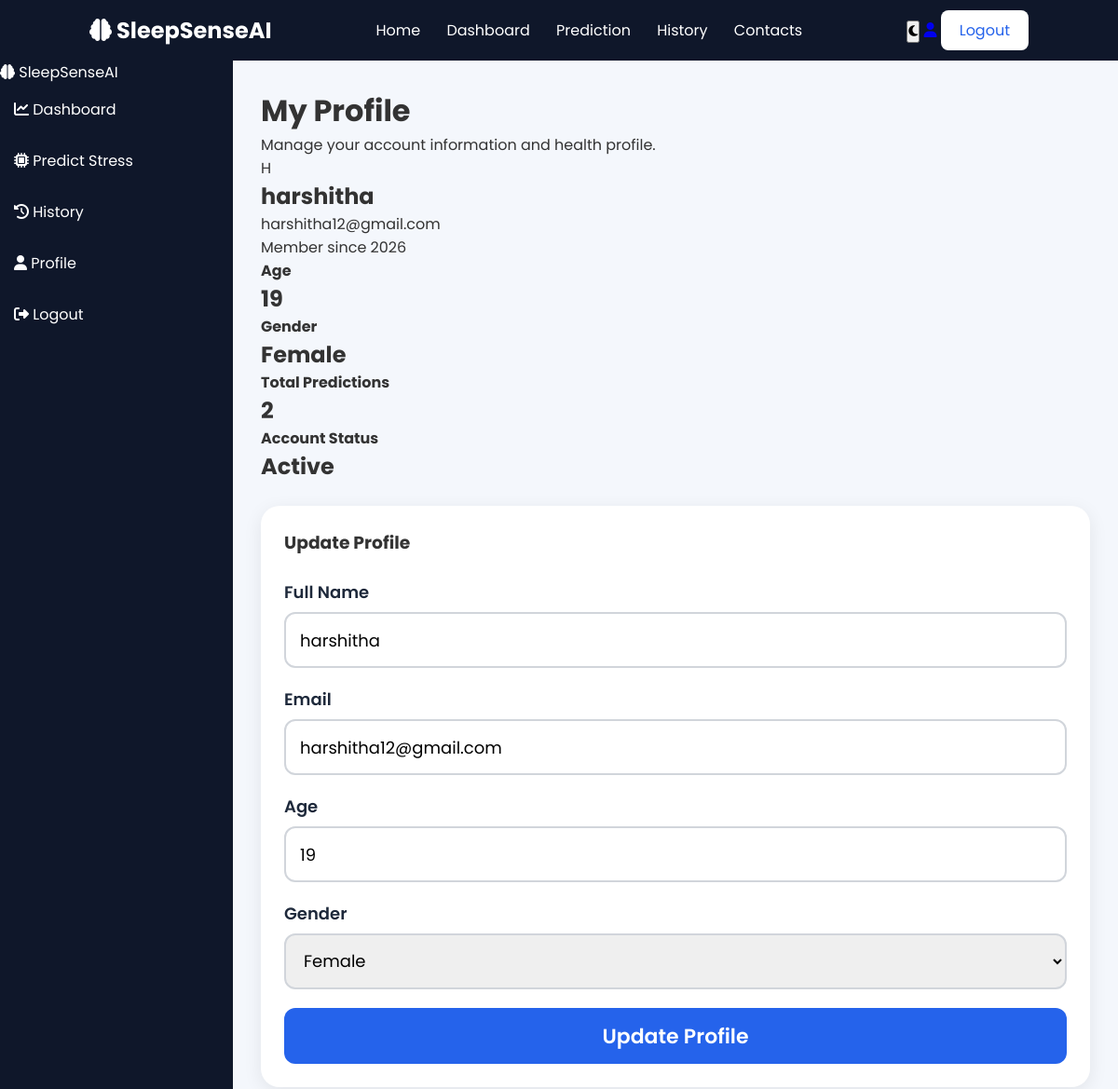
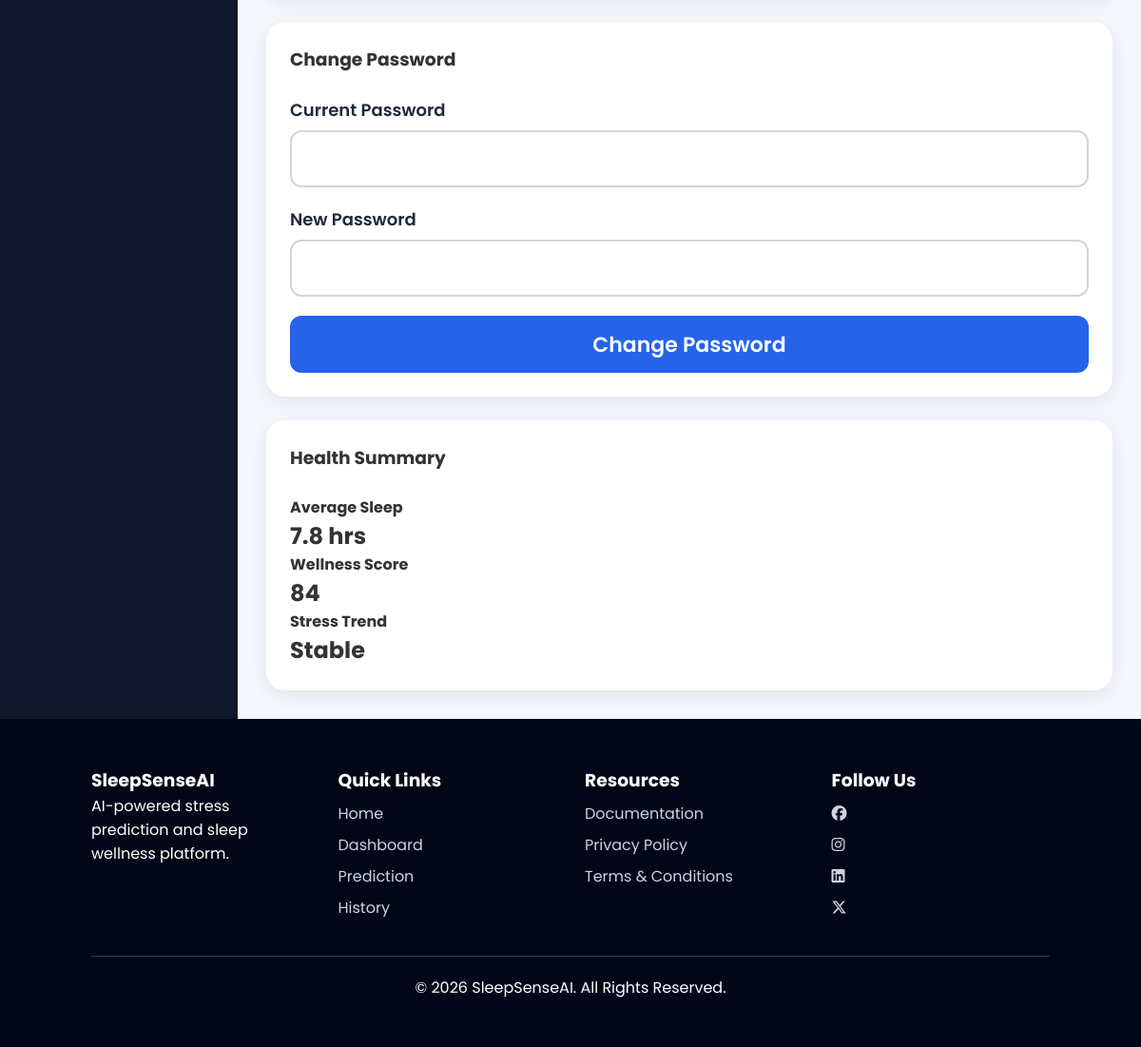
The app's page /profile (signed in) with its own data (2 pictures, top to bottom).
### tables this page shows
CREATE TABLE users (

    id INTEGER PRIMARY KEY AUTOINCREMENT,

    name TEXT NOT NULL,

    email TEXT UNIQUE NOT NULL,

    password TEXT NOT NULL,

    age INTEGER,

    gender TEXT,

    created_at TIMESTAMP DEFAULT CURRENT_TIMESTAMP

);

### app.py (the view)
@app.route("/profile")
def profile():
    if not login_required():
        return redirect(url_for("login"))
    conn = get_db_connection()
    try:
        user = conn.execute(
            "SELECT * FROM users WHERE id = ?",
            (session["user_id"],)
        ).fetchone()
        total_predictions = conn.execute(
            "SELECT COUNT(*) FROM predictions WHERE user_id = ?",
            (session["user_id"],)
        ).fetchone()[0]
    finally:
        conn.close()
    return render_template(
        "profile.html",
        user=user,
        total_predictions=total_predictions
    )

### app.py (called while the page is built)
def get_db_connection():
    conn = sqlite3.connect(DATABASE)
    conn.row_factory = sqlite3.Row
    conn.execute("PRAGMA foreign_keys = ON")
    return conn

def login_required():
    return "user_id" in session

### templates/profile.html (shortened to what this page needs)
{% extends "base.html" %}
{% block content %}
<div class="dashboard">
    <aside class="sidebar">
        <div class="sidebar-logo">
            <i class="fa-solid fa-brain"></i>
            SleepSenseAI
        </div>
        <div class="sidebar-menu">
            <a href="/dashboard">
                <i class="fa-solid fa-chart-line"></i>
                Dashboard
            </a>
            <a href="/predict">
                <i class="fa-solid fa-microchip"></i>
                Predict Stress
            </a>
            <a href="/history">
                <i class="fa-solid fa-clock-rotate-left"></i>
                History
            </a>
            <a href="/profile">
                <i class="fa-solid fa-user"></i>
                Profile
            </a>
            <a href="/logout">
                <i class="fa-solid fa-right-from-bracket"></i>
                Logout
            </a>
        </div>
    </aside>
    <main class="main-content">
        <div class="page-title">
            <h1>
                My Profile
            </h1>
            <p>
                Manage your account information and health profile.
            </p>
        </div>
        <div class="profile-card">
            <div class="profile-header">
                <div class="profile-avatar">
                    {{ user.name[0]|upper }}
                </div>
                <div class="profile-info">
                    <h2>
                        {{ user.name }}
                    </h2>
                    <p>
                        {{ user.email }}
                    </p>
                    <p>
                        Member since 2026
                    </p>
                </div>
            </div>
            <div class="profile-grid">
                <div class="dashboard-card">
                    <h4>Age</h4>
                    <h2>
                        {{ user.age }}
                    </h2>
                </div>
                <div class="dashboard-card">
                    <h4>Gender</h4>
                    <h2>
                        {{ user.gender }}
                    </h2>
                </div>
                <div class="dashboard-card">
                    <h4>Total Predictions</h4>
                    <h2>
                        {{ total_predictions }}
                    </h2>
                </div>
                <div class="dashboard-card">
                    <h4>Account Status</h4>
                    <h2>
                        Active
                    </h2>
                </div>
            </div>
        </div>
        <div
            class="chart-container"
            style="margin-top:25px;">
            <h3>
                Update Profile
            </h3>
            <br>
            <form method="POST" action="/update_profile">
                <div class="predict-grid">
                    <div class="form-group">
                        <label>
                            Full Name
                        </label>
                        <input
                            type="text"
                            name="name"
                            value="{{ user.name }}"
                            class="form-control">
                    </div>
                    <div class="form-group">
                        <label>
                            Email
                        </label>
                        <input
                            type="email"
                            name="email"
                            value="{{ user.email }}"
                            class="form-control">
                    </div>
                    <div class="form-group">
                        <label>
                            Age
                        </label>
                        <input
                            type="number"
                            name="age"
                            value="{{ user.age }}"
                            class="form-control">
                    </div>
                    <div class="form-group">
                        <label>
                            Gender
                        </label>
                        <select
                            name="gender"
                            class="form-control">
                            <option>
                                {{ user.gender }}
                            </option>
                        </select>
                    </div>
                </div>
                <button
                    type="submit"
                    class="btn-primary"
                    style="border:none;">
                    Update Profile
                </button>
            </form>
        </div>
        <div
            class="chart-container"
            style="margin-top:25px;">
            <h3>
                Change Password
            </h3>
            <br>
            <form method="POST" action="/change_password">
                <div class="predict-grid">
                    <div class="form-group">
                        <label>
                            Current Password
                        </label>
                        <input
                            type="password"
                            name="current_password"
                            class="form-control">
                    </div>
                    <div class="form-group">
                        <label>
                            New Password
                        </label>
                        <input
                            type="password"
                            name="new_password"
                            class="form-control">
                    </div>
                </div>
                <button
                    type="submit"
                    class="btn-primary"
                    style="border:none;">
                    Change Password
                </button>
            </form>
        </div>
        <div
            class="chart-container"
            style="margin-top:25px;">
            <h3>
                Health Summary
            </h3>
            <br>
            <div class="dashboard-cards">
                <div class="dashboard-card">
                    <h4>
                        Average Sleep
                    </h4>
                    <h2>
                        7.8 hrs
                    </h2>
                </div>
                <div class="dashboard-card">
                    <h4>
                        Wellness Score
                    </h4>
                    <h2>
                        84
                    </h2>
                </div>
                <div class="dashboard-card">
                    <h4>
                        Stress Trend
                    </h4>
                    <h2>
                        Stable
                    </h2>
                </div>
            </div>
        </div>
    </main>
</div>
{% endblock %}

### static/css/style.css (style rules this page uses)
* { margin:0; padding:0; box-sizing:border-box; font-family:'Poppins',sans-serif; }
body { background:#f4f7fc; color:#333; }
a { text-decoration:none; }
.btn-primary { background:#2563eb; color:white; padding:10px 20px; border-radius:8px; }
:root { --sand: #E8D5B7; --sage: #DCE8D7; --ivory: #FAF6EF; --forest: #34483A; --forest-dark: #26382D; --muted: #697468; --white: #FFFFFF; }
.form-control { width:100%; height:60px; padding:15px 20px; font-size:20px; border:2px solid #cbd5e1; border-radius:12px; outline:none; }
.form-control::placeholder { font-size:18px; color:#94a3b8; }
.form-group label { display:block; font-size:22px; font-weight:600; margin-bottom:10px; color:#1e293b; }
.btn-primary { width:100%; height:60px; font-size:22px; font-weight:600; border:none; border-radius:12px; background:#2563eb; color:white; cursor:pointer; }
.form-control { width:100%; padding:15px; font-size:18px; border:2px solid #d1d5db; border-radius:12px; }
.form-group { margin-bottom:20px; }
.dashboard { display:flex; }
.sidebar { width:250px; min-height:100vh; background:#0f172a; color:white; }
.sidebar-menu a { display:block; color:white; padding:15px; }
.main-content { flex:1; padding:30px; }
.chart-container, .table-container { background:white; padding:25px; border-radius:20px; box-shadow:0 5px 20px rgba(0,0,0,.08); }
.form-group label { display:block; font-size:18px; font-weight:600; margin-bottom:8px; }

### records on screen
users: name "H", name "harshitha", email "harshitha12@gmail.com", age "19", gender "Female"

### other values on screen
{{ total_predictions }} "2"
